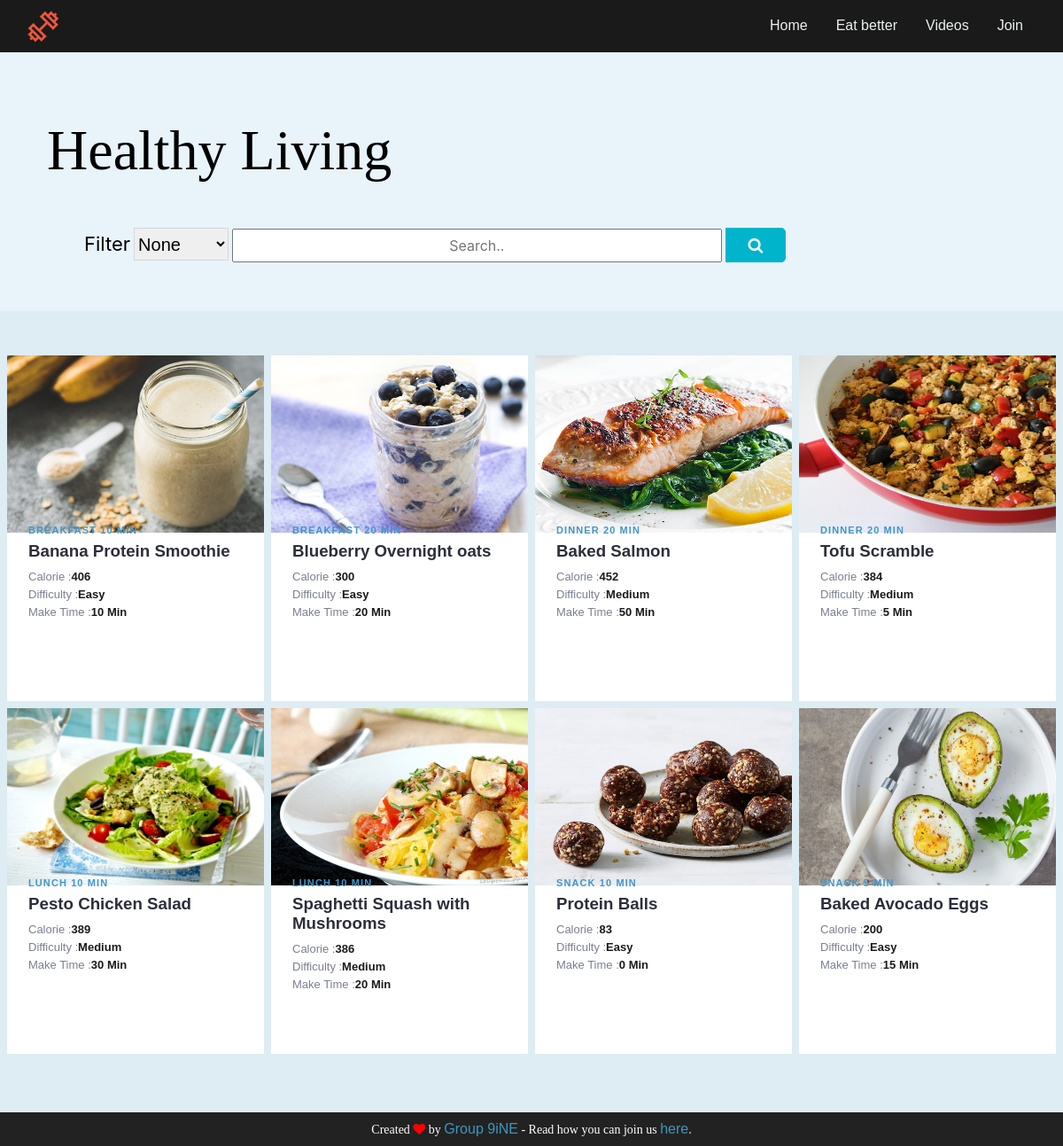
/Eatbetter, run on the app's committed database.
### fithit/models.py (models this page shows, shortened)
class Eat_better(models.Model):
    recipe_id=models.AutoField(primary_key=True,unique=True)
    recipe_title=models.CharField(max_length=100,default="")
    recipe_category=models.CharField(max_length=50,default="")
    recipe_dietary_type=models.CharField(max_length=50,default="")
    recipe_serves=models.IntegerField(default=0)
    recipe_prep_time=models.IntegerField(default=0)
    recipe_make_time=models.IntegerField(default=0)
    recipe_calorie=models.CharField(max_length=40,default=0)
    recipe_difficulty=models.CharField(max_length=60,default="")
    recipe_ingredients=models.CharField(max_length=255,default="")
    recipe_steps=models.TextField(default="")
    recipe_infos=models.TextField(default="")
    thumbnail=models.ImageField(upload_to="image/thumbnail",default="")

### fithit/views.py (the view)
# urls.py: path('Eatbetter',views.Eatbetter,name='Eatbetter'),
def Eatbetter(request):
    recipe_data=Eat_better.objects.all()
    context={'recipe_data': recipe_data}
    return render(request, 'Eatbetter.html',context)

### fithit/templates/Eatbetter.html (shortened to what this page needs)
{% extends "basenavbar.html" %}
{%load static%}
{% block content %}
<link rel="stylesheet" href="https://cdnjs.cloudflare.com/ajax/libs/font-awesome/4.7.0/css/font-awesome.min.css">
<link rel="stylesheet" href="{%static 'css/style.css'%}">
<section class="videos-page">
  <h1 class="heading-primary-text">
    Healthy Living
  </h1>
  <form action="{%url 'Search-recipe' %}" method="POST">
  <div class="css-filter">
    <label class="css-filter-lable" for="css-filter-category">Filter</label>
    <select id="filter" class="css-filter-category" name="filter">
      {% if filtervalue is null %}
      <option value="None" selected>None</option>
      {% else %}
      <option value="{{filtervalue}}" selected>{{filtervalue}}</option>
    {% endif %}
  </select>
  {% if search_value == None %}
  <input id="css-video-search" type="text" placeholder="Search.." name="search_input"/>
  {% else %}
  <input id="css-video-search" type="text" placeholder="{{search_value}}" name="search_input"/>
{% endif %}
  <button type="submit" class="searchButton">
    <i class="fa fa-search"></i>
 </button>
</div>
</form>
  <div class="video-galley">
    <div class="gallery-content-holder">
      {%for i in recipe_data %}
      <div class="content-item">
        <a itemid="{{i.recipe_id}}" href="{% url 'recipe' recipe_id=i.recipe_id %}" class="contents" value={{recipe_id}}  >
          <div class="content-info">
            <div class="content-thumbnail">
              <div class="content-thumbnail">
                <div class="content-thumbnail-holder">
          <img class="videothumb lazyfade lazyloaded"
           src="/media/{{i.thumbnail}}" width="332px" height="200px"
         alt="Error">
          <div class="content-details">
            <span class="eyebrow demi caps">
              {{i.recipe_category}} <span>{{i.recipe_prep_time}} MIN</span>
            </span>
            <h3 class="-x-small demi">
              {{i.recipe_title}}
            </h3>
            <ul class="content-meta">
              <li>
                <span class="term">Calorie :<span class="def">{{i.recipe_calorie}}</span></span>
              </li>
              <li><span class="term">Difficulty :<span class="def">{{i.recipe_difficulty}}</span></span>
              </li>
              <li><span class="term">Make Time :<span class="def">{{i.recipe_make_time}} Min</span></span>
              </li>
            </ul>
          </div>
          </div>
          </div>
          </div>
          </div>
        </a>
      </div>
      {% endfor %}
    </div>
  </div>
</section>
{% endblock %}

### fithit/templates/basenavbar.html (shortened to what this page needs)
{% load static %}
<!DOCTYPE html>
<html lang="en">
<head>
    <link rel="stylesheet" href="{% static 'css/style.css'%}">
</head>
<header class="header">
    <img class="logo"  src="{% static 'images/logo.png'%}" alt="Notfound">
    <nav>
        <ul class="nav_links">
            <li><a href="{% url 'home'%}" class="active">Home</a></li>
            <li><a href="{% url 'Eatbetter'%}">Eat better</a></li>
            <li><a href="{% url 'videos'%}">Videos</a></li>
            {% if user.is_authenticated %}
            <li class="main-button"><a href="#profile">{{request.user.first_name}}</a></li>
            <li class="main-button"><a href="{% url 'logout-user'%}">Logout</a></li>
            {%else%}
            <li class="main-button"><a href="{% url 'Login_signup'%}">Join</a></li>
            {%endif%}
        </ul>
    </nav>
</header>
<body>
    {% block content %}
    {% endblock %}
</body>
<footer class="css-footer">
	<p>
		Created  <i class="fa fa-heart"></i> by
		<a target="_blank" href="#"">Group 9iNE</a>
		- Read how you can join us
		<a target="_blank" href=#>here</a>.
	</p>
</footer>
</html>

### fithit/static/css/style.css (style rules this page uses)
* { box-sizing: border-box; margin: 0; padding: 0; }
body { margin: 0; padding: 0; }
.header li,a,button { font-family:"Monsterrat",sans-serif; font-weight: 500; font-size: 16px; color:#edf0f1; text-decoration: none; }
header { padding: 12px 31px; display: flex; justify-content: center; flex-wrap: wrap; position: fixed; background-color: #1a1a1a; width: 100%; z-index: 10; top: 0; }
.logo { cursor: pointer; margin-right: auto; }
.nav_links { list-style: none; }
.nav_links li { display: inline-block; padding: 8px 14px; }
.nav_links li a { transition: all 0.3s ease 0s; }
button { padding:9px 25px ; background-color: rgb(0, 0, 0); border: none; border-radius: 50px; cursor: pointer; transition: all 0.3s ease 0s; }
.css-footer { background-color: #222; color: #fff; font-size: 14px; bottom: 0; position: fixed; left: 0; right: 0; text-align: center; z-index: 999; }
.css-footer p { margin: 10px 0; }
.css-footer i { color: red; }
.css-footer a { color: #3c97bf; text-decoration: none; }
body { background-color: #e8f3fa; }
.videos-page { position: relative; height: 800px; top: 100px; }
.videos-page .heading-primary-text { font-size: 4rem; text-align: left; width: max-content; left: 53px; margin: 2rem 0 2rem 0; padding: 0; position: relative; line-height: 1.2em; font-weight: 400; }
.css-filter { width: 100%; height: 70px; padding: 1rem 0 0 1rem; padding-left: 95px; }
.css-filter-category { font-weight: inherit; font-size: 20px; text-align: left; border: solid 1px rgb(214, 214, 214); height: 37px; }
.css-filter-lable { font-weight: inherit; font-size: 22px; text-align: left; font-family: -apple-system, BlinkMacSystemFont, 'Segoe UI', Roboto, Oxygen, Ubuntu, Cantarell, 'Open Sans', 'Helvetica Neue', sans-serif; }
#css-video-search { height: 38px; width: 50%; text-align: center; font-size: 16px; font-family: -apple-system, BlinkMacSystemFont, 'Segoe UI', Roboto, Oxygen, Ubuntu, Cantarell, 'Open Sans', 'Helvetica Neue', sans-serif; color: #424040; }
.searchButton { height: 39px; border: 1px solid #00B4CC; background: #00B4CC; text-align: center; color: #fff; border-radius: 0 5px 5px 0; cursor: pointer; font-size: 18px; }
.css-filter h2,h1 { font-weight: 400; line-height: 1.2em; }
.video-galley { position: relative; height: max-content; top: 40px; padding-top: 16px; padding-bottom: 16px; background: #deecf3; }
.gallery-content-holder { min-height: 206px; overflow : hidden; position: relative; top: 30px; padding-right: 4px; padding-left: 4px; display: -webkit-box; display: flex; flex-wrap: wrap; margin: 0px auto; -webkit-box-align: stretch; align-items: stretch; padding-bottom: 100px; }
.content-item { -webkit-box-flex: 0; flex: 0 0 auto; width: 25%; padding: 4px 4px; display: -webkit-box; display: flex; position: relative; -webkit-transition: opacity 0.20s ease-out 0.15s; -o-transition: opacity 0.20s ease-out 0.15s; transition: border 0.25s ease-out 0.15s; }
.contents { display: block; background: none; min-height: 390px; background-color: #fff; -webkit-box-flex: 1; flex: 1 auto; position: relative; overflow: hidden; }
.content-info { position: relative; padding: 0px; -webkit-transition: -webkit-transform 0.35s ease-out; transition: -webkit-transform 0.35s ease-out; -o-transition: transform 0.35s ease-out; transition: transform 0.35s ease-out; transition: transform 0.35s ease-out,-webkit-transform 0.35s ease-out; }
.content-thumbnail-holder { height: 0px; padding-top: 56.25%; position: relative; }
.content-thumbnail-holder img { position: absolute; top: 0px; bottom: 0px; left: 0px; right: 0px; }
.content-details { position: absolute; top: 100%; }
.content-details { padding: 28px 24px; position: relative; }
.eyebrow { display: block; color: #4296cb; padding-bottom: 7px; font-size: 11px; font-weight: 500; }
.caps { text-transform: uppercase; letter-spacing: 0.1em; }
.demi { font-weight: 600; }
.content-info h3 { color: #2c2e3a; }
@media only screen and (min-width: 940px) { .content-meta { display: block; } }
.content-meta { opacity: 1; margin: 0 0 1.6rem; padding: 0; list-style: none; padding-top: 5px; color: #1a1a1a; -webkit-transition: opacity 0.35s ease-out 0.15s; -o-transition: opacity 0.35s ease-out 0.15s; transition: opacity 0.35s ease-out 0.15s; }
.content-meta li { font-size: 13px; line-height: 18px; line-height: normal; padding-top: 5px; }
.term { color: #7b7f92; }
.def { color: #1a1a1a; font-weight: 600; }

### data on the page
Eat_better: thumbnail (picture), recipe_category "BREAKFAST", recipe_prep_time "10", recipe_title "Banana Protein Smoothie", recipe_calorie "406", recipe_difficulty "Easy", recipe_make_time "10"
Eat_better: thumbnail (picture), recipe_category "BREAKFAST", recipe_prep_time "20", recipe_title "Blueberry Overnight oats", recipe_calorie "300", recipe_difficulty "Easy", recipe_make_time "20"
Eat_better: thumbnail (picture), recipe_category "DINNER", recipe_prep_time "20", recipe_title "Baked Salmon", recipe_calorie "452", recipe_difficulty "Medium", recipe_make_time "50"
Eat_better: thumbnail (picture), recipe_category "DINNER", recipe_prep_time "20", recipe_title "Tofu Scramble", recipe_calorie "384", recipe_difficulty "Medium", recipe_make_time "5"
Eat_better: thumbnail (picture), recipe_category "LUNCH", recipe_prep_time "10", recipe_title "Pesto Chicken Salad", recipe_calorie "389", recipe_difficulty "Medium", recipe_make_time "30"
Eat_better: thumbnail (picture), recipe_category "LUNCH", recipe_prep_time "10", recipe_title "Spaghetti Squash with Mushrooms", recipe_calorie "386", recipe_difficulty "Medium", recipe_make_time "20"
Eat_better: thumbnail (picture), recipe_category "SNACK", recipe_prep_time "10", recipe_title "Protein Balls", recipe_calorie "83", recipe_difficulty "Easy", recipe_make_time "0"
Eat_better: thumbnail (picture), recipe_category "SNACK", recipe_prep_time "5", recipe_title "Baked Avocado Eggs", recipe_calorie "200", recipe_difficulty "Easy", recipe_make_time "15"
